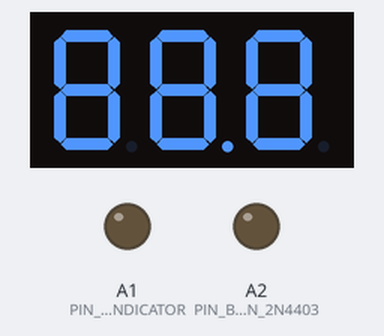
The sketch below on a simulated Arduino Uno, built with avr-gcc and run on an emulated ATmega328P. On the bench: 3-digit seven-segment display, output pins drawn as LEDs (lit = HIGH).

Above: at 0.1 s.
At 1.1 s:
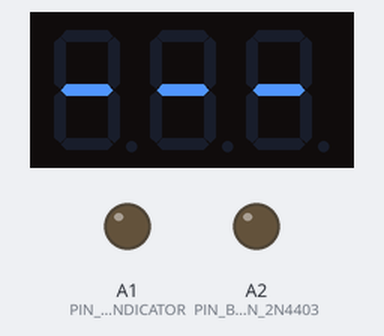
At 2.1 s:
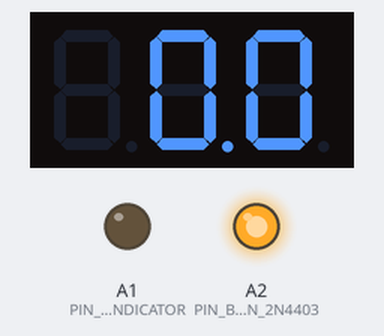

The sketch:

FullCode.ino
```cpp
#include "projdefs.h"
#include "SevSeg.h"
#include "analog.h"
#include "display.h"

SevSeg sevseg; //Instantiate a seven segment object (global)


/************************************************************************************************************************************************/
//-------------setup------------//
void setup() {
  //SevSeg Setup
  SevSegSetup();
  //Serial.println("1");
  //variables

  //analog
  BatteryADCSetup();
  //Serial.println("2");
  //Scom
  SerialComSetup();
  //Serial.println("3");
  //Pin mapping initialisation
  PinMappingSetup();

  //First run for voltage reading and shut down process if needed
  //CheckVoltageLevel(ReadVoltage(1000,9999,0));
  //Serial.println("4");

}
/************************************************************************************************************************************************/

//-------------loop------------//
void loop() {
static bool b_TimerSetup=0;
static int ui16_Weight, ui16_WeightMemo;
static unsigned long ul_32Timer;
static long sl_32Timer;

  if(b_TimerSetup==0)//Initialisation of Timer
  {
    sl_32Timer=millis();//get time for timer
    ul_32Timer=millis();
    ui16_WeightMemo = 0;
    b_TimerSetup=1;//Set initialisation to done

    //Serial.println(1);
  }

  if(millis()>(BATTERY_VOLTAGE_READ_FREQUENCY+sl_32Timer))//The timer has elapsed
  {
    sl_32Timer=millis();//reset timer
    // CheckVoltageLevel(ReadVoltage(1000,ui16_WeightMemo,1));//ReadBatVoltage
  }

    if (Serial.available() >= 2) // There are at least 2 bytes to read
    {
       ui16_Weight = 0;
       ui16_Weight = Serial.read() << 8;   // read high byte and shift it over
       ui16_Weight |= Serial.read();   // read low byte
       ui16_WeightMemo=ui16_Weight;
       Serial.flush();
    }

    if(ui16_WeightMemo>=1000)
      {
        ui16_WeightMemo-=1000;//Weight is superior to 100kg
      }

       //Serial.println(ui16_WeightMemo);
       sevseg.setNumber(ui16_WeightMemo,1); // Displays Weight
       sevseg.refreshDisplay();

    //Serial.println(digitalRead(PIN_INTERRUPTOR_STATE));

    /*if(digitalRead(PIN_INTERRUPTOR_STATE)==LOW)
    {
      digitalWrite(PIN_BATTERY_SHUTDWN_2N4403,LOW);
    }*/

       /*Serial.println(ReadVoltage(1000,ui16_WeightMemo,1));
       delay(1000);
       sevseg.refreshDisplay();

       if((millis()-ul_32Timer)>100)//0.1s has elapsed
        {sevseg.setNumber(ui16_WeightMemo,1);
          ui16_WeightMemo++;
        ul_32Timer=millis();
        }*/

}
```

analog.cpp
```cpp
#include "analog.h"
#include "projdefs.h"
#include "display.h"


extern SevSeg sevseg;


/**
 * \fn      void BatteryADCSetup(void)
 * \brief   This function sets INTERNAL reference as ADC volatge ref.
 */
void BatteryADCSetup(void)
{
    analogReference(INTERNAL);
}


/**
 * \fn      void PinMappingSetup(void)
 * \brief   This function initializes pins (direction / level)
 */
void PinMappingSetup(void)
{
    /* Set direction */
    pinMode(PIN_BATTERY_SHUTDWN_2N4403,OUTPUT);
    pinMode(PIN_BATTERY_LOW_INDICATOR,OUTPUT);
    pinMode(PIN_BATTERY_VOLTAGE_INPUT,INPUT);
    pinMode(PIN_INTERRUPTOR_STATE,INPUT);

    /* Set level */
    digitalWrite(PIN_BATTERY_SHUTDWN_2N4403,HIGH);//Passant, pour assurer une lecture de tension
}


/**
 * \fn      void SerialComSetup(void)
 * \brief   This function initializes UART baudrate
 */
void SerialComSetup(void)
{
    Serial.begin(57600); //TODO: #define ? ou rendre paramétrable depuis le main ?
}


/**
 * \fn      unsigned int ReadVoltage ()
 * \brief   This function reads voltage from PIN_BATTERY_VOLTAGE_INPUT, and
 *          displays it for "ul32_Occurence" times.
 *          Then prints the mean result on the UART, and returns it
 *          mapped on 0-5000 scale.
 * \param   ul32_Occurence: number of reads
 * \param   ui16_DisplayForNoBlinking:
 * \param   ui16_DotLocation:
 * \return  unsigned int: Mean value mapped on 0-5000.
 */
unsigned int ReadVoltage(unsigned long ul32_Occurence, unsigned int ui16_DisplayForNoBlinking, unsigned int ui16_DotLocation)
{
    unsigned long ul32_BatteryVoltage = 0;
    unsigned long i = 0;

    ul32_BatteryVoltage = analogRead(PIN_BATTERY_VOLTAGE_INPUT);

    do{
        ul32_BatteryVoltage += analogRead(PIN_BATTERY_VOLTAGE_INPUT);
        //Serial.println("ADC ONGOING");
        //Serial.println(analogRead(PIN_BATTERY_VOLTAGE_INPUT));
        i++;
        //Serial.println(l32_BatteryVoltage);
        sevseg.setNumber(ui16_DisplayForNoBlinking, ui16_DotLocation); // Displays '3.141'
        sevseg.refreshDisplay();
    }while(i < ul32_Occurence);

    ul32_BatteryVoltage /= ul32_Occurence;
    Serial.println("ADC READ");
    Serial.println(ul32_BatteryVoltage);
    return map(ul32_BatteryVoltage, 0, 1023, 0, 5000);
}


/**
 * \fn      void CheckVoltageLevel
 * \brief   This function checks battery level.
 *          - if battery level is <= VAL_BATTERY_LOW_INDICATOR_VOLTAGE:
 *            Sets LOW battery indactor ON and prints "LOW" on UART
 *          - if battery level is <= VAL_BATTERY_LOW_SHUTDOWN_VOLTAGE:
 *            Displays "Bat" for 2 seconds on display ,
 *            Prints "VERY LOW" on UART,
 *            Shuts circuit DOWN by setting PIN_BATTERY_SHUTDWN_2N4403 to LOW
 * \param   ui32_VoltageLevel: voltage level
 */
void CheckVoltageLevel(unsigned long ui32_VoltageLevel)
{
    unsigned long ul_32Timer = 0;
    const long ul_32DelayOffDisp = 2000;//2000ms Delay constant //TODO: replace by a #define

    //Serial.println(ui32_VoltageLevel);
    Serial.println(ui32_VoltageLevel);

    if(ui32_VoltageLevel <= VAL_BATTERY_LOW_INDICATOR_VOLTAGE)
    {
        digitalWrite(PIN_BATTERY_LOW_INDICATOR,HIGH);//Indicateur batterie faible activé
        Serial.println("LOW");
        Serial.println(ui32_VoltageLevel);
    }

    if(ui32_VoltageLevel <= VAL_BATTERY_LOW_SHUTDOWN_VOLTAGE)
    {
        ul_32Timer = millis();//Get local time for timer

        do
        {
            sevseg.setChars("Bat");//Display "BAT" before shutdown
            sevseg.refreshDisplay();
        }while( millis() < (ul_32Timer + ul_32DelayOffDisp) );//Delay

        Serial.println("VERY LOW");
        Serial.println(ui32_VoltageLevel);

        digitalWrite(PIN_BATTERY_SHUTDWN_2N4403,LOW);//Désactive la sortie batterie, ce qui éteindra l'arduino et tous les affichages
    }
}
```

analog.h
```cpp
#ifndef _ANALOG_H
#define _ANALOG_H


#ifdef __cplusplus
extern "C" {
#endif

void BatteryADCSetup(void);

void PinMappingSetup(void);

void SerialComSetup(void);

unsigned int ReadVoltage(
    unsigned long ul32_Occurence,
    unsigned int ui16_DisplayForNoBlinking,
    unsigned int ui16_DotLocation);

void CheckVoltageLevel(unsigned long ui32_VoltageLevel);

#endif /* _ANALOG_H */

#ifdef __cplusplus
}
#endif
```

display.cpp
```cpp
#include "display.h"
#include "projdefs.h"
#include "SevSeg.h"


extern SevSeg sevseg;


/**
 * \fn      void SevSegSetup(void)
 * \brief   This function initializes the 7-segments display.
 */
void SevSegSetup(void)
{
    unsigned long ul_32Timer;

    const long ul_32Delay888 = 1000;//1000ms Delay constant
    const long ul_32DelayTiret = 1000;//1000ms Delay constant

    byte numDigits = 3;
    byte digitPins[] = {PIN_N_TRANSISTOR_1, PIN_N_TRANSISTOR_2, PIN_N_TRANSISTOR_3};
    byte segmentPins[] = {PIN_SEGMENT_A, PIN_SEGMENT_B, PIN_SEGMENT_C, PIN_SEGMENT_D, PIN_SEGMENT_E, PIN_SEGMENT_F, PIN_SEGMENT_G, PIN_SEGMENT_H};
    byte hardwareConfig = N_TRANSISTORS; // See README.md for options

    bool resistorsOnSegments = true; // 'false' means resistors are on digit pins, 'true' on segment
    bool updateWithDelays = false; // Default 'false' is Recommended
    bool leadingZeros = false; // Use 'true' if you'd like to keep the leading zeros
    bool disableDecPoint = false; // Use 'true' if your decimal point doesn't exist or isn't connected. Then, you only need to specify 7 segmentPins[]


    sevseg.begin(hardwareConfig, numDigits, digitPins, segmentPins, resistorsOnSegments,
        updateWithDelays, leadingZeros, disableDecPoint);
    sevseg.setNumber(888,1);
    sevseg.refreshDisplay();

    //Serial.println("1");
    ul_32Timer = millis();//Get time for timer
    do{
        sevseg.setNumber(888,1);//Test all segments
        sevseg.refreshDisplay();
    }while( millis() < (ul_32Timer+ul_32Delay888) );//Delay

    ul_32Timer = millis();//Get local time for timer

    do{
        sevseg.setNumber(9999,0);//Dsiplay - - - (because it's sytlé)
        sevseg.refreshDisplay();
    }while( millis() < (ul_32Timer+ul_32DelayTiret) );//Delay

    //Serial.println("11");
}
```

display.h
```cpp
#ifndef _DISPLAY_H
#define _DISPLAY_H

#include "SevSeg.h"

#ifdef __cplusplus
extern "C" {
#endif


void SevSegSetup(void);


#endif /* _DISPLAY_H */

#ifdef __cplusplus
}
#endif
```

projdefs.h
```cpp
/*******************************Pin Mapping Definition*******************************/

#ifndef _PROJDEFS_H    // Put these two lines at the top of your file.
#define _PROJDEFS_H    // (Use a suitable name, usually based on the file name.)

//Threshold values for battery level
#define VAL_BATTERY_LOW_INDICATOR_VOLTAGE   3200U //mV
#define VAL_BATTERY_LOW_SHUTDOWN_VOLTAGE    3000U //mV
//End of threshold values for battery level

#define BATTERY_VOLTAGE_READ_FREQUENCY      1000U //20seconds

//Pin Mapping for battery
#define PIN_BATTERY_VOLTAGE_INPUT           A0  //A0
#define PIN_BATTERY_LOW_INDICATOR           A1  //A1
#define PIN_BATTERY_SHUTDWN_2N4403          A2  //A2
#define PIN_INTERRUPTOR_STATE               13U //A2
//End of pin Mapping for battery

//Pin Mapping for 7 Segment
//Transistors (common cathode)
#define PIN_N_TRANSISTOR_1      10
#define PIN_N_TRANSISTOR_2      11
#define PIN_N_TRANSISTOR_3      12

#define PIN_SEGMENT_A           2U
#define PIN_SEGMENT_B           3U
#define PIN_SEGMENT_C           4U
#define PIN_SEGMENT_D           5U
#define PIN_SEGMENT_E           6U
#define PIN_SEGMENT_F           7U
#define PIN_SEGMENT_G           8U
#define PIN_SEGMENT_H           9U
//End of pin Mapping for 7 Segment

#endif // _PROJDEFS_H    // Put this line at the end of your file. (to avoid multiple define issue)
```

Measured:
- what the display in image 1 shows lasts 1.0 s, from 1.0 s to 2.0 s
